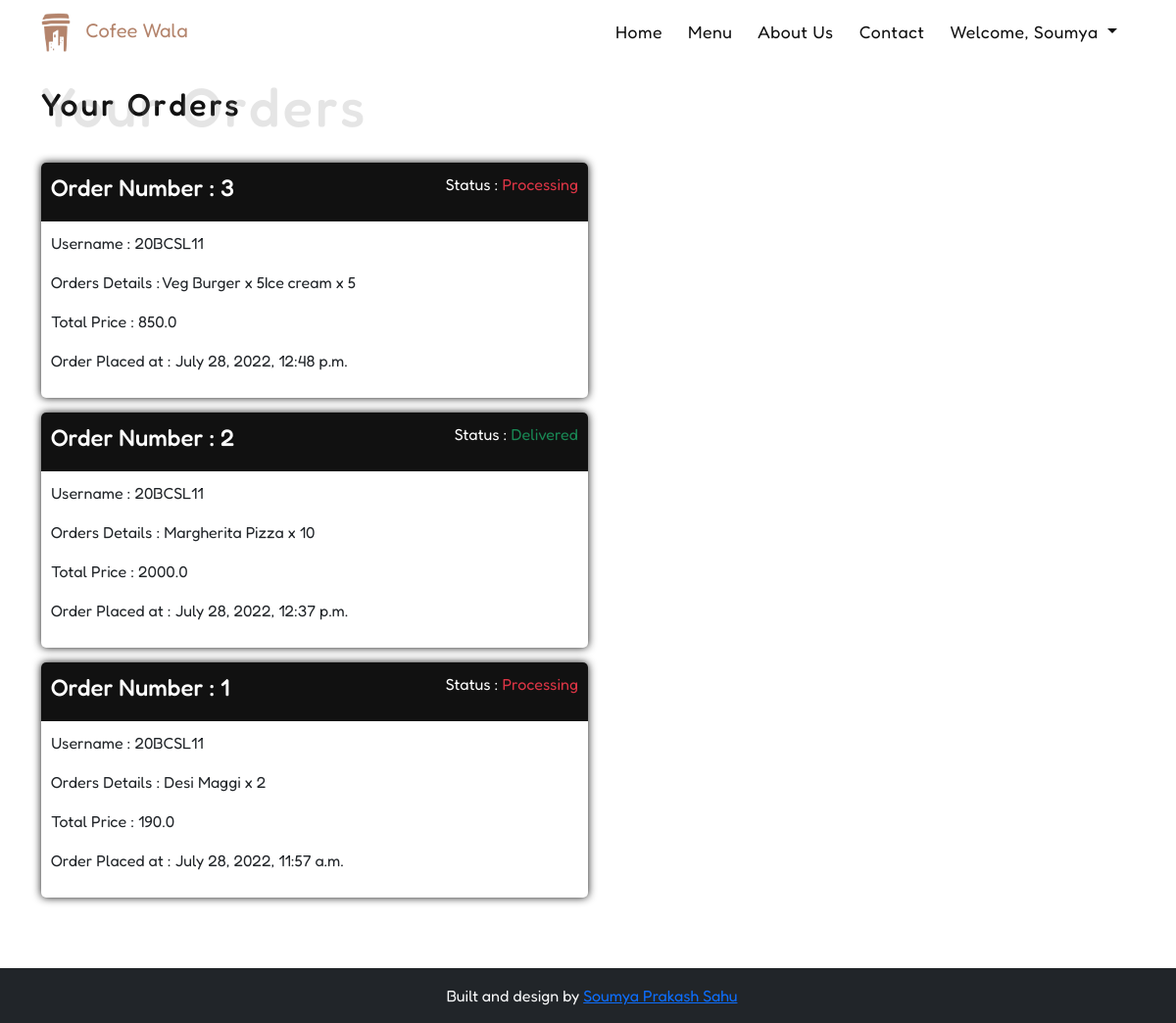
Page /food/orders/ (signed in) on the earlier database version.
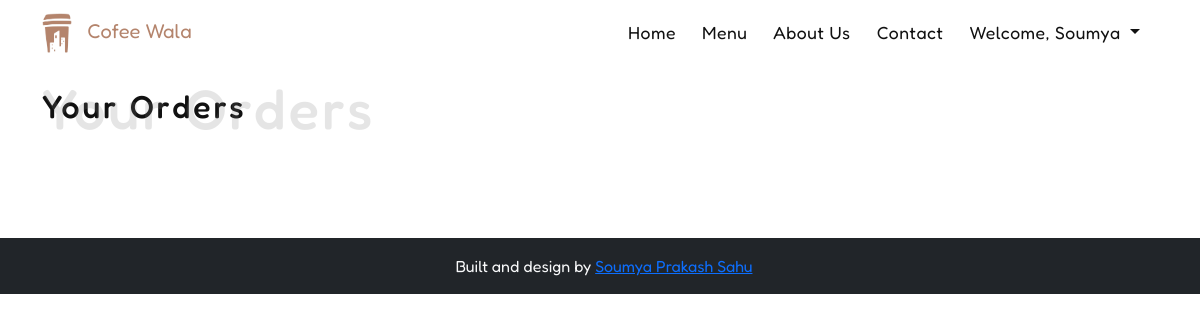
Same page on the later database version.
### FoodApp/models.py (models this page shows, shortened)
class Orders(models.Model):
    user = models.ForeignKey(User, on_delete=models.DO_NOTHING)
    order_details = models.CharField(max_length=500)
    total_price = models.FloatField()
    is_ready = models.BooleanField(default=False)
    is_delivered = models.BooleanField(default=False)
    created_at = models.DateTimeField(auto_now_add=True)
    updated_at = models.DateTimeField(auto_now=True)

### FoodApp/views.py (the view)
# urls.py: path('orders/', views.OrdersDetails, name="orders"),
def OrdersDetails(request):
    orderDetails = Orders.objects.filter(user=request.user).order_by('-id')
    context = {
        'details': orderDetails
    }
    return render(request, 'food/order.html', context)

### templates/food/order.html (shortened to what this page needs)
{% extends "base/base.html" %}
{% load static %}
{% block content %}
<div id="food-details-page">
    <section class="details-wrapper container">
        <h2 class="head-design mb-4">Your Orders <span>Your Orders</span></h2>
        {% for detail in details %}
        <div class="order-card">
            <div class="order-header">
                <h4>
                    Order Number : {{detail.id}}
                </h4>
                <p>Status :
                    {% if detail.is_ready and detail.is_delivered %}
                    <span class="text-success">Delivered</span>
                    {% elif detail.is_ready %}
                    <span class="text-warning">Ready</span>
                    {% else %}
                    <span class="text-danger">Processing</span>
                    {% endif %}
                </p>
            </div>
            <div class="order-body">
                <p> Username : {{detail.user}}</p>
                <p> Orders Details : {{detail.order_details}}</p>
                <p> Total Price : {{detail.total_price}}</p>
                <p> Order Placed at : {{detail.created_at}}</p>
            </div>
        </div>
        {% endfor %}
    </section>
</div>
{% endblock content %}

### templates/base/base.html (shortened to what this page needs)
{% load static %}
<!DOCTYPE html>
<html lang="en">
<head>
    <link rel="stylesheet" href=" {% static 'style/style.css' %} ">
    <link href="https://cdn.jsdelivr.net/npm/bootstrap@5.1.3/dist/css/bootstrap.min.css" rel="stylesheet"
>
</head>
<body>
    <header class="header_wrapper">
        <nav class="navbar navbar-expand-lg fixed-top">
            <div class="container">
                <a class="navbar-brand" href="{% url 'index' %}"><img src=" {% static 'assets/coffee_wala.png' %} "
                        alt=""> &nbsp; Cofee Wala</a>
                <div class="collapse navbar-collapse" id="navbarSupportedContent">
                    <ul class="navbar-nav ms-auto">
                        <li class="nav-item">
                            <a class="nav-link" href="{% url 'index' %}">Home</a>
                        </li>
                        <li class="nav-item">
                            <a class="nav-link" href="{% url 'menu' %}">Menu</a>
                        </li>
                        <li class="nav-item">
                            <a class="nav-link" href="{% url 'about' %}">About Us</a>
                        </li>
                        <li class="nav-item">
                            <a class="nav-link" href="{% url 'contact' %}">Contact</a>
                        </li>
                        {% if user.is_authenticated %}
                        <li class="nav-item dropdown">
                            <a class="nav-link dropdown-toggle" href="#" id="navbarDropdown" role="button"
                                data-bs-toggle="dropdown" aria-expanded="false">
                                Welcome, {{user.first_name}}
                            </a>
                        </li>
                        {% else %}
                        <li class="nav-btn">
                            <a class="btn login-btn" href="{% url 'login' %}">Login</a>
                        </li>
                        {% endif %}
                    </ul>
                </div>
            </div>
        </nav>
    </header>
    {% block content %}
    {% endblock content %}
    <footer class="bg-dark text-center text-light py-3">
        <div> &nbsp; Built and design by <a href="#">Soumya Prakash Sahu</a> </div>
    </footer>
</body>
</html>

### static/style/style.css (style rules this page uses)
* { padding: 0; margin: 0; box-sizing: border-box; font-family: 'Fredoka', sans-serif; }
html { scroll-behavior: smooth; scroll-behavior: auto; }
.head-design { color: #111; display: flex; justify-content: center; flex-direction: column; letter-spacing: 3px; }
.head-design span { color: grey; opacity: 0.2; font-size: 3.5rem; margin-top: -3.2rem; }
.header_wrapper .navbar-brand { color: #B4846C; }
.header_wrapper .navbar-brand img { width: 30px; }
.header_wrapper .nav-item { margin-right: 10px; }
.header_wrapper .nav-item a { position: relative; color: #111; font-size: 1.1rem; letter-spacing: 0.5px; }
.details-wrapper { padding: 6% 0; }

Differences in the rows shown:
removed Orders: id "3", is_ready "Processing", user "20BCSL11", order_details "Veg Burger x 5Ice cream x 5", total_price "850.0", created_at "July 28, 2022, 12:48 p.m."
removed Orders: id "2", is_ready "Delivered", user "20BCSL11", order_details "Margherita Pizza x 10", total_price "2000.0", created_at "July 28, 2022, 12:37 p.m."
removed Orders: id "1", is_ready "Processing", user "20BCSL11", order_details "Desi Maggi x 2", total_price "190.0", created_at "July 28, 2022, 11:57 a.m."
